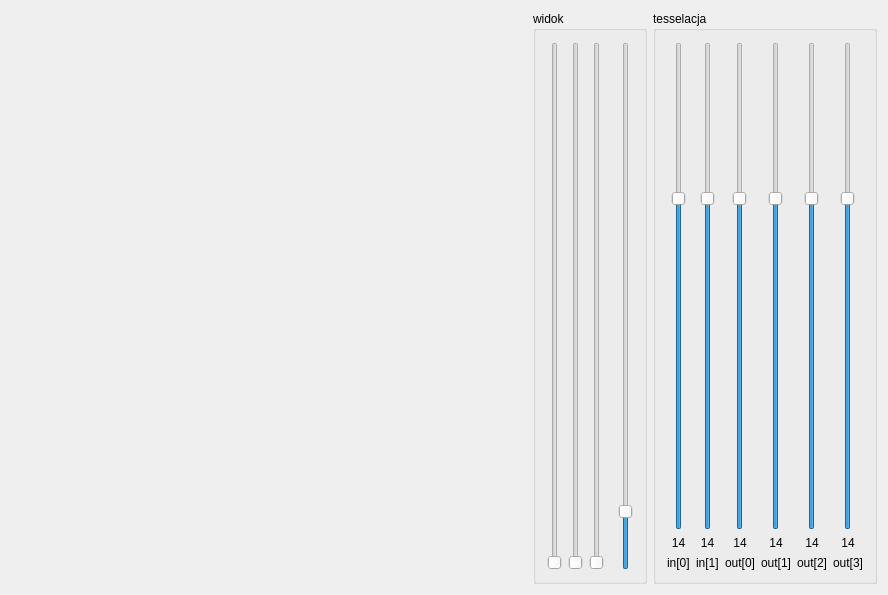
<?xml version="1.0" encoding="UTF-8"?>
<ui version="4.0">
 <class>MainWindow</class>
 <widget class="QMainWindow" name="MainWindow">
  <property name="geometry">
   <rect>
    <x>0</x>
    <y>0</y>
    <width>888</width>
    <height>595</height>
   </rect>
  </property>
  <property name="windowTitle">
   <string>MainWindow</string>
  </property>
  <widget class="QWidget" name="centralWidget">
   <layout class="QGridLayout" name="gridLayout">
    <item row="0" column="1">
     <widget class="QGroupBox" name="groupBoxView">
      <property name="sizePolicy">
       <sizepolicy hsizetype="Maximum" vsizetype="Preferred">
        <horstretch>0</horstretch>
        <verstretch>0</verstretch>
       </sizepolicy>
      </property>
      <property name="title">
       <string>widok</string>
      </property>
      <layout class="QHBoxLayout" name="horizontalLayout">
       <item>
        <widget class="QSlider" name="verticalSliderRotX">
         <property name="maximum">
          <number>3600</number>
         </property>
         <property name="orientation">
          <enum>Qt::Vertical</enum>
         </property>
        </widget>
       </item>
       <item>
        <widget class="QSlider" name="verticalSliderRotZ">
         <property name="maximum">
          <number>3600</number>
         </property>
         <property name="orientation">
          <enum>Qt::Vertical</enum>
         </property>
        </widget>
       </item>
       <item>
        <widget class="QSlider" name="verticalSliderRotY">
         <property name="maximum">
          <number>3600</number>
         </property>
         <property name="orientation">
          <enum>Qt::Vertical</enum>
         </property>
        </widget>
       </item>
       <item>
        <spacer name="horizontalSpacer">
         <property name="orientation">
          <enum>Qt::Horizontal</enum>
         </property>
         <property name="sizeType">
          <enum>QSizePolicy::Fixed</enum>
         </property>
         <property name="sizeHint" stdset="0">
          <size>
           <width>8</width>
           <height>20</height>
          </size>
         </property>
        </spacer>
       </item>
       <item>
        <widget class="QSlider" name="verticalSliderZoom">
         <property name="maximum">
          <number>1000</number>
         </property>
         <property name="value">
          <number>100</number>
         </property>
         <property name="orientation">
          <enum>Qt::Vertical</enum>
         </property>
        </widget>
       </item>
      </layout>
     </widget>
    </item>
    <item row="0" column="0">
     <widget class="WidgetOpenGL" name="widgetOpenGL" native="true">
      <property name="minimumSize">
       <size>
        <width>200</width>
        <height>200</height>
       </size>
      </property>
     </widget>
    </item>
    <item row="0" column="2">
     <widget class="QGroupBox" name="groupBoxTess">
      <property name="sizePolicy">
       <sizepolicy hsizetype="Maximum" vsizetype="Preferred">
        <horstretch>0</horstretch>
        <verstretch>0</verstretch>
       </sizepolicy>
      </property>
      <property name="title">
       <string>tesselacja</string>
      </property>
      <layout class="QGridLayout" name="gridLayout_2">
       <item row="0" column="1">
        <widget class="QSlider" name="verticalSliderInner1">
         <property name="sizePolicy">
          <sizepolicy hsizetype="Expanding" vsizetype="Expanding">
           <horstretch>0</horstretch>
           <verstretch>0</verstretch>
          </sizepolicy>
         </property>
         <property name="minimum">
          <number>1</number>
         </property>
         <property name="maximum">
          <number>20</number>
         </property>
         <property name="value">
          <number>14</number>
         </property>
         <property name="orientation">
          <enum>Qt::Vertical</enum>
         </property>
        </widget>
       </item>
       <item row="1" column="0">
        <widget class="QLabel" name="label">
         <property name="sizePolicy">
          <sizepolicy hsizetype="Expanding" vsizetype="Preferred">
           <horstretch>0</horstretch>
           <verstretch>0</verstretch>
          </sizepolicy>
         </property>
         <property name="text">
          <string>14</string>
         </property>
         <property name="alignment">
          <set>Qt::AlignCenter</set>
         </property>
        </widget>
       </item>
       <item row="2" column="0">
        <widget class="QLabel" name="label_5">
         <property name="text">
          <string>in[0]</string>
         </property>
        </widget>
       </item>
       <item row="0" column="3">
        <widget class="QSlider" name="verticalSliderOuter1">
         <property name="sizePolicy">
          <sizepolicy hsizetype="Expanding" vsizetype="Expanding">
           <horstretch>0</horstretch>
           <verstretch>0</verstretch>
          </sizepolicy>
         </property>
         <property name="minimum">
          <number>1</number>
         </property>
         <property name="maximum">
          <number>20</number>
         </property>
         <property name="value">
          <number>14</number>
         </property>
         <property name="orientation">
          <enum>Qt::Vertical</enum>
         </property>
        </widget>
       </item>
       <item row="2" column="2">
        <widget class="QLabel" name="label_6">
         <property name="text">
          <string>out[0]</string>
         </property>
        </widget>
       </item>
       <item row="1" column="2">
        <widget class="QLabel" name="label_2">
         <property name="sizePolicy">
          <sizepolicy hsizetype="Expanding" vsizetype="Preferred">
           <horstretch>0</horstretch>
           <verstretch>0</verstretch>
          </sizepolicy>
         </property>
         <property name="text">
          <string>14</string>
         </property>
         <property name="alignment">
          <set>Qt::AlignCenter</set>
         </property>
        </widget>
       </item>
       <item row="1" column="3">
        <widget class="QLabel" name="label_3">
         <property name="sizePolicy">
          <sizepolicy hsizetype="Expanding" vsizetype="Preferred">
           <horstretch>0</horstretch>
           <verstretch>0</verstretch>
          </sizepolicy>
         </property>
         <property name="text">
          <string>14</string>
         </property>
         <property name="alignment">
          <set>Qt::AlignCenter</set>
         </property>
        </widget>
       </item>
       <item row="0" column="2">
        <widget class="QSlider" name="verticalSliderOuter0">
         <property name="sizePolicy">
          <sizepolicy hsizetype="Expanding" vsizetype="Expanding">
           <horstretch>0</horstretch>
           <verstretch>0</verstretch>
          </sizepolicy>
         </property>
         <property name="minimum">
          <number>1</number>
         </property>
         <property name="maximum">
          <number>20</number>
         </property>
         <property name="value">
          <number>14</number>
         </property>
         <property name="orientation">
          <enum>Qt::Vertical</enum>
         </property>
        </widget>
       </item>
       <item row="0" column="0">
        <widget class="QSlider" name="verticalSliderInner0">
         <property name="sizePolicy">
          <sizepolicy hsizetype="Expanding" vsizetype="Expanding">
           <horstretch>0</horstretch>
           <verstretch>0</verstretch>
          </sizepolicy>
         </property>
         <property name="minimum">
          <number>1</number>
         </property>
         <property name="maximum">
          <number>20</number>
         </property>
         <property name="value">
          <number>14</number>
         </property>
         <property name="orientation">
          <enum>Qt::Vertical</enum>
         </property>
        </widget>
       </item>
       <item row="2" column="3">
        <widget class="QLabel" name="label_7">
         <property name="text">
          <string>out[1]</string>
         </property>
        </widget>
       </item>
       <item row="0" column="4">
        <widget class="QSlider" name="verticalSliderOuter2">
         <property name="sizePolicy">
          <sizepolicy hsizetype="Expanding" vsizetype="Expanding">
           <horstretch>0</horstretch>
           <verstretch>0</verstretch>
          </sizepolicy>
         </property>
         <property name="minimum">
          <number>1</number>
         </property>
         <property name="maximum">
          <number>20</number>
         </property>
         <property name="value">
          <number>14</number>
         </property>
         <property name="orientation">
          <enum>Qt::Vertical</enum>
         </property>
        </widget>
       </item>
       <item row="2" column="4">
        <widget class="QLabel" name="label_8">
         <property name="text">
          <string>out[2]</string>
         </property>
        </widget>
       </item>
       <item row="1" column="4">
        <widget class="QLabel" name="label_4">
         <property name="sizePolicy">
          <sizepolicy hsizetype="Expanding" vsizetype="Preferred">
           <horstretch>0</horstretch>
           <verstretch>0</verstretch>
          </sizepolicy>
         </property>
         <property name="text">
          <string>14</string>
         </property>
         <property name="alignment">
          <set>Qt::AlignCenter</set>
         </property>
        </widget>
       </item>
       <item row="0" column="5">
        <widget class="QSlider" name="verticalSliderOuter3">
         <property name="sizePolicy">
          <sizepolicy hsizetype="Expanding" vsizetype="Expanding">
           <horstretch>0</horstretch>
           <verstretch>0</verstretch>
          </sizepolicy>
         </property>
         <property name="minimum">
          <number>1</number>
         </property>
         <property name="maximum">
          <number>20</number>
         </property>
         <property name="value">
          <number>14</number>
         </property>
         <property name="orientation">
          <enum>Qt::Vertical</enum>
         </property>
        </widget>
       </item>
       <item row="1" column="1">
        <widget class="QLabel" name="label_9">
         <property name="text">
          <string>14</string>
         </property>
         <property name="alignment">
          <set>Qt::AlignCenter</set>
         </property>
        </widget>
       </item>
       <item row="2" column="1">
        <widget class="QLabel" name="label_10">
         <property name="text">
          <string>in[1]</string>
         </property>
        </widget>
       </item>
       <item row="1" column="5">
        <widget class="QLabel" name="label_11">
         <property name="text">
          <string>14</string>
         </property>
         <property name="alignment">
          <set>Qt::AlignCenter</set>
         </property>
        </widget>
       </item>
       <item row="2" column="5">
        <widget class="QLabel" name="label_12">
         <property name="text">
          <string>out[3]</string>
         </property>
        </widget>
       </item>
      </layout>
     </widget>
    </item>
   </layout>
  </widget>
  <widget class="QMenuBar" name="menuBar">
   <property name="geometry">
    <rect>
     <x>0</x>
     <y>0</y>
     <width>888</width>
     <height>29</height>
    </rect>
   </property>
  </widget>
 </widget>
 <layoutdefault spacing="6" margin="11"/>
 <customwidgets>
  <customwidget>
   <class>WidgetOpenGL</class>
   <extends>QWidget</extends>
   <header location="global">widgetopengl.h</header>
   <container>1</container>
   <slots>
    <slot>v_transform()</slot>
   </slots>
  </customwidget>
 </customwidgets>
 <resources/>
 <connections>
  <connection>
   <sender>verticalSliderInner0</sender>
   <signal>valueChanged(int)</signal>
   <receiver>label</receiver>
   <slot>setNum(int)</slot>
   <hints>
    <hint type="sourcelabel">
     <x>696</x>
     <y>537</y>
    </hint>
    <hint type="destinationlabel">
     <x>696</x>
     <y>556</y>
    </hint>
   </hints>
  </connection>
  <connection>
   <sender>verticalSliderOuter0</sender>
   <signal>valueChanged(int)</signal>
   <receiver>label_2</receiver>
   <slot>setNum(int)</slot>
   <hints>
    <hint type="sourcelabel">
     <x>760</x>
     <y>537</y>
    </hint>
    <hint type="destinationlabel">
     <x>760</x>
     <y>556</y>
    </hint>
   </hints>
  </connection>
  <connection>
   <sender>verticalSliderOuter1</sender>
   <signal>valueChanged(int)</signal>
   <receiver>label_3</receiver>
   <slot>setNum(int)</slot>
   <hints>
    <hint type="sourcelabel">
     <x>796</x>
     <y>537</y>
    </hint>
    <hint type="destinationlabel">
     <x>796</x>
     <y>556</y>
    </hint>
   </hints>
  </connection>
  <connection>
   <sender>verticalSliderOuter2</sender>
   <signal>valueChanged(int)</signal>
   <receiver>label_4</receiver>
   <slot>setNum(int)</slot>
   <hints>
    <hint type="sourcelabel">
     <x>832</x>
     <y>537</y>
    </hint>
    <hint type="destinationlabel">
     <x>832</x>
     <y>556</y>
    </hint>
   </hints>
  </connection>
  <connection>
   <sender>verticalSliderInner1</sender>
   <signal>valueChanged(int)</signal>
   <receiver>label_9</receiver>
   <slot>setNum(int)</slot>
   <hints>
    <hint type="sourcelabel">
     <x>714</x>
     <y>520</y>
    </hint>
    <hint type="destinationlabel">
     <x>717</x>
     <y>550</y>
    </hint>
   </hints>
  </connection>
  <connection>
   <sender>verticalSliderOuter3</sender>
   <signal>valueChanged(int)</signal>
   <receiver>label_11</receiver>
   <slot>setNum(int)</slot>
   <hints>
    <hint type="sourcelabel">
     <x>851</x>
     <y>529</y>
    </hint>
    <hint type="destinationlabel">
     <x>854</x>
     <y>554</y>
    </hint>
   </hints>
  </connection>
 </connections>
</ui>
